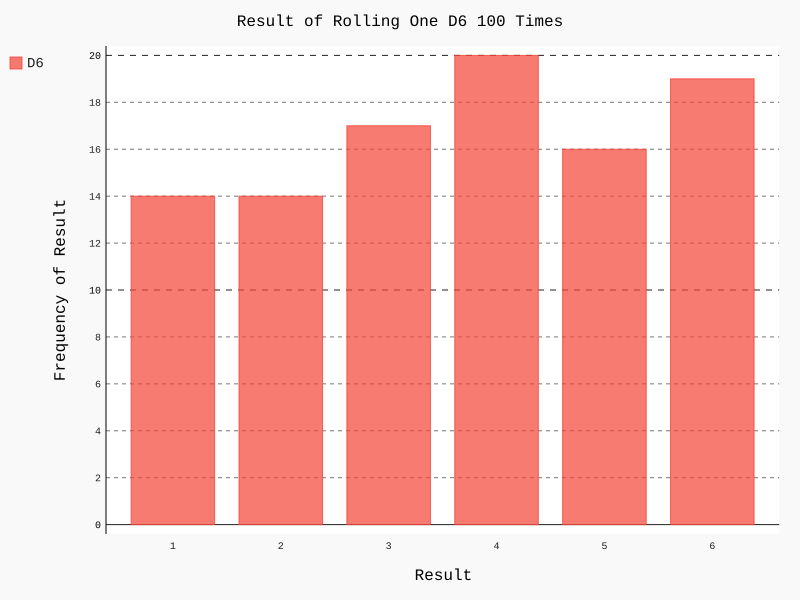

Source code (Python):
import pygal

from die import Die


die = Die()

results = []
for i in range(100):
    results.append(die.roll())
print(results)

frequency = []
for i in range(1, die.num_sides+1):
    frequency.append(results.count(i))
print(frequency)
hist = pygal.Bar()
hist.title = "Result of Rolling One D6 100 Times"
hist.x_labels = [str(i) for i in range(1, die.num_sides+1)]
hist.x_title = "Result"
hist.y_title = "Frequency of Result"
hist.add('D6', frequency)
hist.render_to_file('die_visual.svg')
